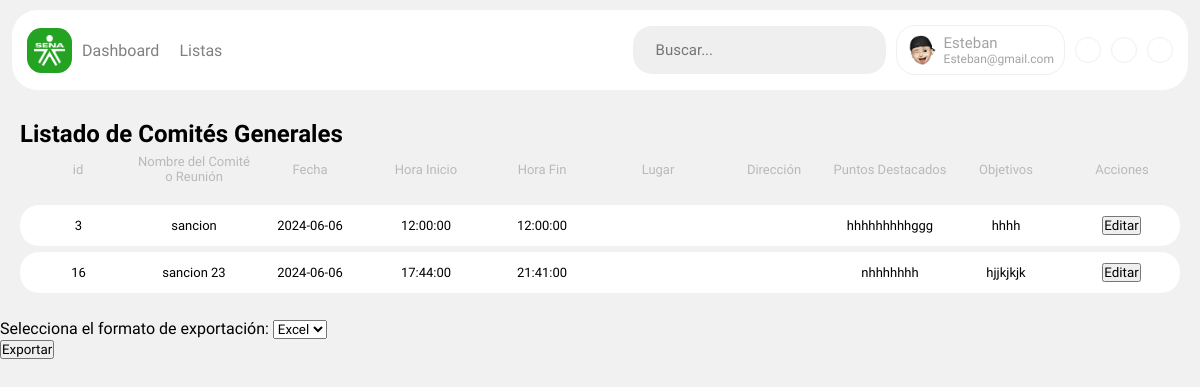
Page /views/lista_general.php?id_ficha=16 (signed in) on the committed database.
### tables this page shows
CREATE TABLE `comite_general` (
  `id` int(11) NOT NULL,
  `nombre` varchar(255) NOT NULL,
  `fecha` date NOT NULL,
  `hora_inicio` time NOT NULL,
  `hora_fin` time NOT NULL,
  `puntos_destacados` text NOT NULL,
  `objetivos` text NOT NULL,
  `ID_Ficha` int(11) NOT NULL,
  `desarrollo` text NOT NULL,
  `asistentes` varchar(255) NOT NULL,
  `actividad` text NOT NULL,
  `responsable` text NOT NULL,
  `fecha_compromiso` date DEFAULT NULL
);

### views/lista_general.php (the view, shortened to what this page needs)
<?php
include("../model/config.php");
$result = $con->query("SELECT * FROM comite_general");
?>
<!DOCTYPE html>
<html lang="es">
<head>
    <link rel="stylesheet" href="../static/style/tablas.css">
    <link rel="stylesheet" href="../static/style/modal.css">
</head>
<body>
<?php include '../components/menu.php'; ?>
    <section>
        <h2>Listado de Comités Generales</h2>
        <table id="table">
            <thead>
                <tr>
                    <th scope="col">id</th>
                    <th scope="col">Nombre del Comité o Reunión</th>
                    <th scope="col">Fecha</th>
                    <th scope="col">Hora Inicio</th>
                    <th scope="col">Hora Fin</th>
                    <th scope="col">Lugar</th>
                    <th scope="col">Dirección</th>
                    <th scope="col">Puntos Destacados</th>
                    <th scope="col">Objetivos</th>
                    <th scope="col">Acciones</th>
                </tr>
            </thead>
            <tbody>
                <?php if ($result->num_rows > 0): ?>
                    <?php while ($row = $result->fetch_assoc()): ?>
                        <tr class='fila'>
                            <td><?= htmlspecialchars($row['id']) ?></td>
                            <td><?= htmlspecialchars($row['nombre']) ?></td>
                            <td><?= htmlspecialchars($row['fecha']) ?></td>
                            <td><?= htmlspecialchars($row['hora_inicio']) ?></td>
                            <td><?= htmlspecialchars($row['hora_fin']) ?></td>
                            <td><?= htmlspecialchars($row['lugar']) ?></td>
                            <td><?= htmlspecialchars($row['direccion']) ?></td>
                            <td><?= htmlspecialchars($row['puntos_destacados']) ?></td>
                            <td><?= htmlspecialchars($row['objetivos']) ?></td>
                            <td>
                                <button type="button" class="btn btn-warning" onclick="abrirModalEditar(<?= htmlspecialchars($row['id']) ?>)">Editar</button>
                            </td>
                        </tr>
                    <?php endwhile; ?>
                <?php else: ?>
                    <tr>
                        <td colspan="10">No hay comités disponibles</td>
                    </tr>
                <?php endif; ?>
            </tbody>
        </table>
    </section>
    <form method="POST" action="exportar_comite_general.php">
    <div class="form-group">
        <label for="formato">Selecciona el formato de exportación:</label>
        <select name="formato" id="formato" class="form-control" required>
            <option value="excel">Excel</option>
        </select>
    </div>
    <button type="submit" class="btn btn-primary">Exportar</button>
</form>
</body>
</html>

### static/style/tablas.css (style rules this page uses)
table { width: 100%; table-layout: fixed; border-collapse: separate; border-spacing: 0px 6px; }
table thead th { font-weight: 400; color: rgb(185, 185, 185); font-size: 13px; text-align: center; padding-bottom: 15px; }
table td { padding: 10px 2px; text-align: center; border-top: 1px solid #dddddd00; border-bottom: 1px solid #dddddd00; background-color: #ffffff; font-size: 13px; }
.fila td:first-child { border-top-left-radius: 1.2rem; border-bottom-left-radius: 1.2rem; border-left: 1px solid #dddddd00; }
.fila td:nth-last-child(1) { border-top-right-radius: 1.2rem; border-bottom-right-radius: 1.2rem; border-right: 1px solid #dddddd00; }

### static/style/menu.css (style rules this page uses)
* { font-family: "Urbanist", sans-serif; list-style-type: none; text-decoration: none; box-sizing: border-box; margin: 0; padding: 0; }
body { background-color: #f1f1f1; }
section { padding: 20px; }

### static/style/oscuro.css (style rules this page uses)
body { transition: background-color 0.5s ease; }

### rows in the picture
comite_general: id "3", nombre "sancion", fecha "2024-06-06", hora_inicio "12:00:00", hora_fin "12:00:00", puntos_destacados "hhhhhhhhhggg", objetivos "hhhh"
comite_general: id "16", nombre "sancion 23", fecha "2024-06-06", hora_inicio "17:44:00", hora_fin "21:41:00", puntos_destacados "nhhhhhhh", objetivos "hjjkjkjk"

### other values in the picture
$res_Uname "Esteban"
$res_Email "Esteban@gmail.com"
